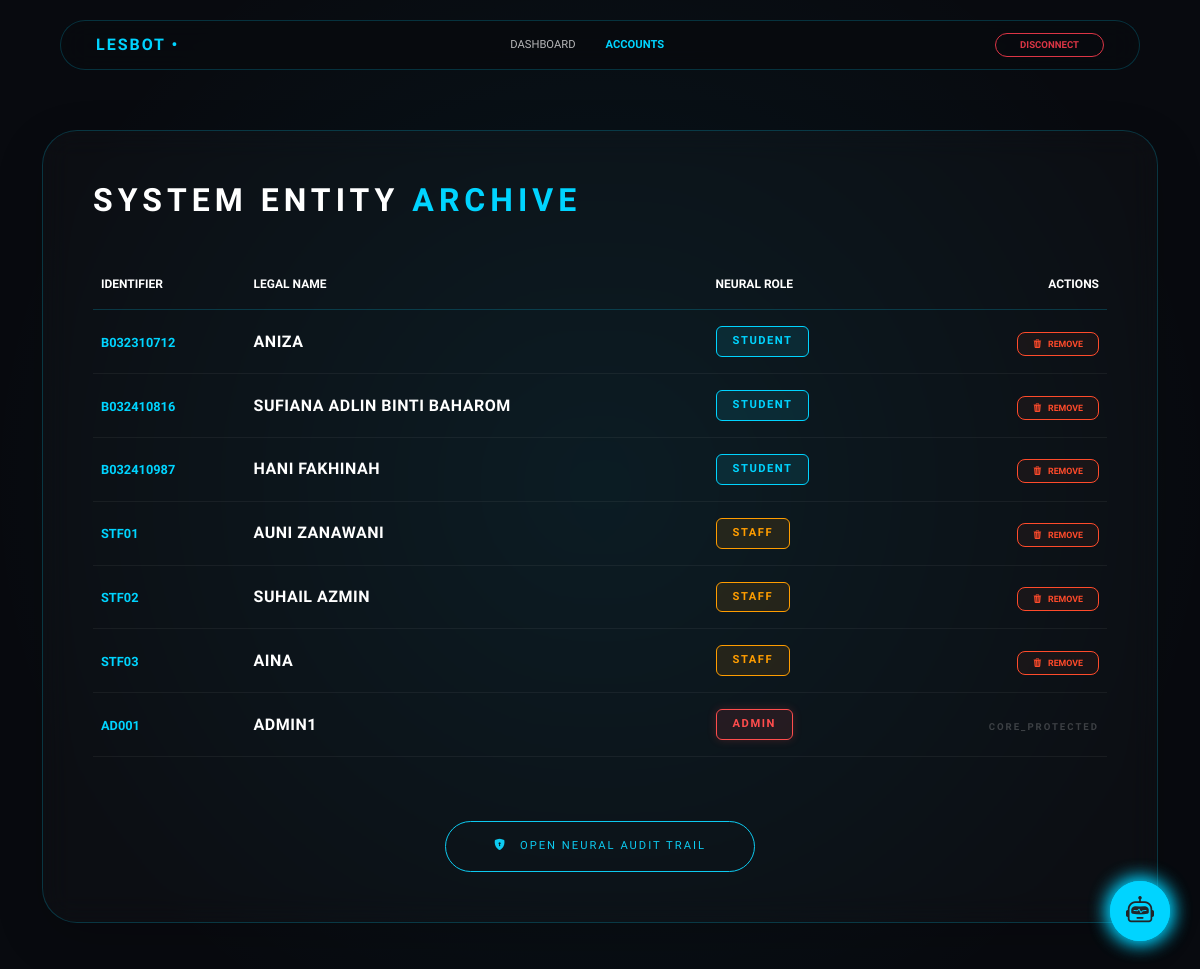
The page /manage_accounts.php (signed in) on the database its author committed.
### tables this page shows
CREATE TABLE `users` (
  `my_row_id` bigint UNSIGNED NOT NULL ,
  `user_id` varchar(30) NOT NULL,
  `name` varchar(100) NOT NULL,
  `email` varchar(100) NOT NULL,
  `password` varchar(255) DEFAULT NULL,
  `role` enum('Student','Staff','Admin') NOT NULL,
  `reset_token` varchar(64) DEFAULT NULL,
  `token_expiry` datetime DEFAULT NULL,
  `requires_reset` tinyint(1) DEFAULT '0'
);

### manage_accounts.php (the view, shortened to what this page needs)
<?php
require_once 'db_config.php';
$admin_id = $_SESSION['std_id'] ?? 'AD001';
try {
    $pdo->prepare("INSERT INTO system_audit_trail (admin_id, action_type, action_details) VALUES (?, 'ACCESS_HUB', 'Admin monitored entity archive hub')")->execute([$admin_id]);
} catch (Exception $e) {}
$search = $_GET['search'] ?? '';
$all_users = $pdo->prepare("SELECT user_id, name, email, role FROM users WHERE (user_id LIKE :s OR name LIKE :s) ORDER BY role ASC, user_id ASC");
$all_users->execute(['s' => "%$search%"]);
$users = $all_users->fetchAll();
?>
<!DOCTYPE html>
<html lang="en">
<head>
    <link href="assets/vendor/bootstrap/css/bootstrap.min.css" rel="stylesheet">
    <link href="assets/vendor/bootstrap-icons/bootstrap-icons.css" rel="stylesheet">
</head>
<body>
<nav class="neural-nav">
    <a href="admin_dashboard.php" style="font-family:'Orbitron'; color:var(--lesbot-cyan); text-decoration:none; font-weight:900; letter-spacing:2px;">LESBOT •</a>
    <div style="display:flex; gap:30px;">
        <a href="admin_dashboard.php" style="color:white; text-decoration:none; font-size:0.7rem; font-family:'Orbitron'; opacity:0.7;">DASHBOARD</a>
        <a href="manage_accounts.php" style="color:var(--lesbot-cyan); text-decoration:none; font-size:0.7rem; font-family:'Orbitron'; font-weight:900;">ACCOUNTS</a>
    </div>
    <a href="logout.php" class="btn btn-sm btn-outline-danger rounded-pill px-4 fw-bold font-orbitron" style="font-size: 0.6rem;">DISCONNECT</a>
</nav>
<div class="container mb-5">
    <div class="system-container shadow-lg">
        <h2 class="mb-5" style="font-family: 'Orbitron'; font-weight: 900; letter-spacing: 5px;">SYSTEM ENTITY <span style="color: var(--lesbot-cyan);">ARCHIVE</span></h2>
        <div class="table-responsive">
            <table class="table table-dark align-middle" style="--bs-table-bg: transparent;">
                <thead>
                    <tr class="text-info" style="font-family: 'Orbitron'; font-size: 0.75rem; border-bottom: 1px solid var(--neon-border);">
                        <th class="pb-3">IDENTIFIER</th>
                        <th class="pb-3">LEGAL NAME</th>
                        <th class="pb-3">NEURAL ROLE</th>
                        <th class="pb-3 text-end">ACTIONS</th>
                    </tr>
                </thead>
                <tbody>
                    <?php foreach($users as $u): ?>
                    <tr style="border-bottom: 1px solid rgba(255,255,255,0.05);">
                        <td class="py-3"><span class="id-text"><?= $u['user_id'] ?></span></td>
                        <td class="py-3"><span class="name-text"><?= htmlspecialchars($u['name']) ?></span></td>
                        <td class="py-3">
                            <?php
                                $r = $u['role'];
                                $badgeClass = 'badge-student';
                                if($r == 'Admin') $badgeClass = 'badge-admin';
                                if($r == 'Staff') $badgeClass = 'badge-staff';
                            ?>
                            <span class="role-badge <?= $badgeClass ?>"><?= $r ?></span>
                        </td>
                        <td class="text-end py-3">
                            <?php if($u['role'] !== 'Admin'): ?>
                                <a href="?delete_id=<?= $u['user_id'] ?>" class="action-remove" onclick="return confirm('Purge entity from neural memory?')">
                                    <i class="bi bi-trash3-fill me-1"></i> REMOVE
                                </a>
                            <?php else: ?>
                                <span class="protected-tag">CORE_PROTECTED</span>
                            <?php endif; ?>
                        </td>
                    </tr>
                    <?php endforeach; ?>
                </tbody>
            </table>
        </div>
        <div class="mt-5 text-center">
            <a href="admin_audit_trail.php" class="btn btn-outline-info rounded-pill px-5 py-3 font-orbitron" style="font-size: 0.7rem; letter-spacing: 2px;">
                <i class="bi bi-shield-lock-fill me-2"></i> OPEN NEURAL AUDIT TRAIL
            </a>
        </div>
    </div>
</div>
<button onclick="toggleLesBot()" style="position: fixed; bottom: 30px; right: 30px; border-radius: 50%; width: 60px; height: 60px; background: var(--lesbot-cyan); border: none; box-shadow: 0 0 20px var(--lesbot-cyan); z-index: 9998;">
</button>
<?php include 'chatbot_component.php'; ?>
</body>
</html>

### manage_accounts.php (style rules this page uses)
:root { --lesbot-cyan: #00d4ff; --lesbot-red: #ff4d4d; --lesbot-amber: #ff9d00; --obsidian: #080a0f; --neon-border: rgba(0, 212, 255, 0.2); }
body { background-color: var(--obsidian); background-image: radial-gradient(circle at 50% 50%, rgba(0, 212, 255, 0.07) 0%, transparent 80%); color: #FFFFFF; font-family: 'Rajdhani', sans-serif; margin: 0; padding-top: 130px; min-height: 100vh; }
.neural-nav { position: fixed; top: 20px; left: 50%; transform: translateX(-50%); width: 90%; max-width: 1200px; background: rgba(8, 10, 15, 0.9); backdrop-filter: blur(15px); border: 1px solid var(--neon-border); border-radius: 50px; padding: 12px 35px; display: flex; justify-content: space-between; align-items: center; z-index: 1000; }
.system-container { background: rgba(255, 255, 255, 0.02); border: 1px solid var(--neon-border); border-radius: 35px; padding: 50px; backdrop-filter: blur(15px); }
.role-badge { font-family: 'Orbitron'; font-size: 0.70rem; font-weight: 900; padding: 6px 16px; border-radius: 6px; text-transform: uppercase; letter-spacing: 1.5px; display: inline-block; border: 1px solid transparent; }
.badge-admin { background: rgba(255, 77, 77, 0.1); color: var(--lesbot-red); border-color: var(--lesbot-red); box-shadow: 0 0 10px rgba(255, 77, 77, 0.2); }
.badge-staff { background: rgba(255, 157, 0, 0.1); color: var(--lesbot-amber); border-color: var(--lesbot-amber); }
.badge-student { background: rgba(0, 212, 255, 0.1); color: var(--lesbot-cyan); border-color: var(--lesbot-cyan); }
.id-text { font-family: 'Orbitron'; color: var(--lesbot-cyan); font-weight: 700; font-size: 0.8rem; }
.name-text { font-weight: 700; font-size: 1rem; letter-spacing: 0.5px; }
.action-remove { padding: 6px 15px; border-radius: 8px; background: rgba(255, 75, 43, 0.05); border: 1px solid #ff4b2b; color: #ff4b2b; font-family: 'Orbitron'; font-size: 0.55rem; text-decoration: none; transition: 0.3s; font-weight: 900; }
.protected-tag { font-family: 'Orbitron'; font-size: 0.6rem; color: rgba(255,255,255,0.2); letter-spacing: 2px; font-weight: 700; }

### rows shown on the page
users: user "B032310712", name "ANIZA", role "STUDENT"
users: user "B032410816", name "SUFIANA ADLIN BINTI BAHAROM", role "STUDENT"
users: user "B032410987", name "HANI FAKHINAH", role "STUDENT"
users: user "STF01", name "AUNI ZANAWANI", role "STAFF"
users: user "STF02", name "SUHAIL AZMIN", role "STAFF"
users: user "STF03", name "AINA", role "STAFF"
users: user "AD001", name "ADMIN1", role "ADMIN", shows "CORE_PROTECTED"
